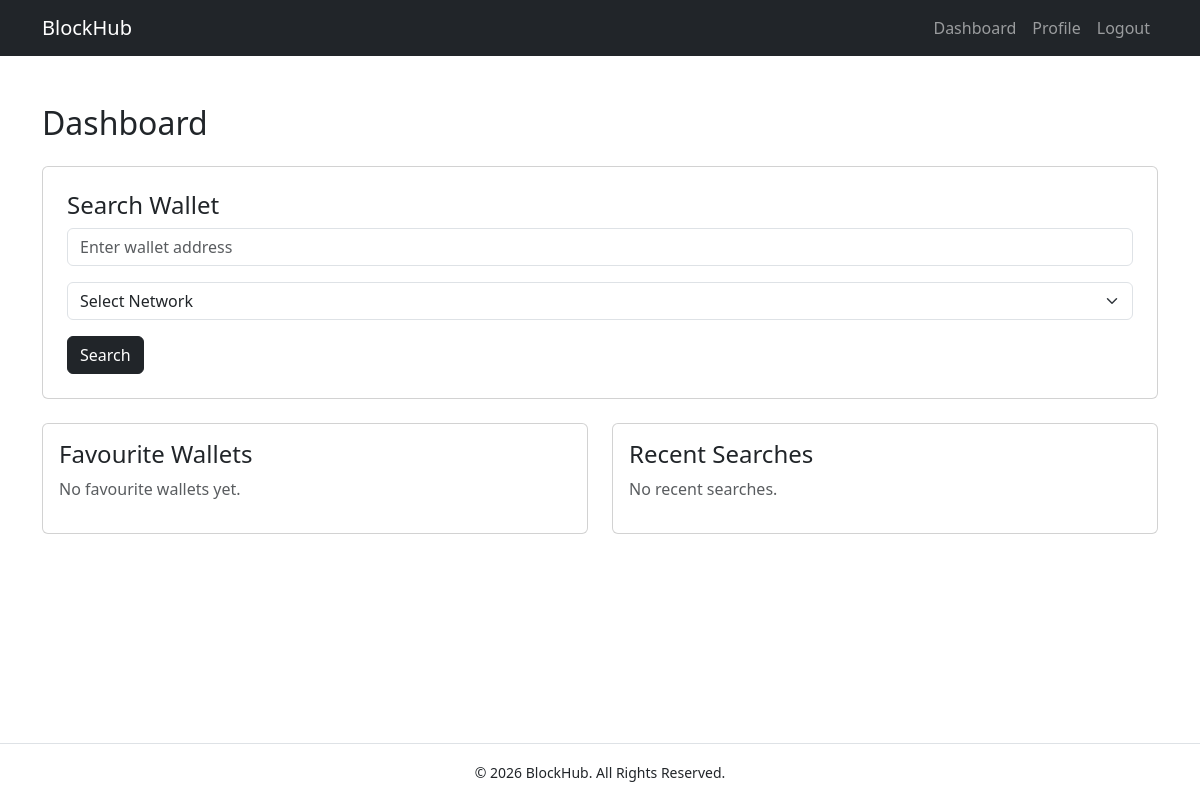
The page /dashboard (signed in) on the database as committed earlier.
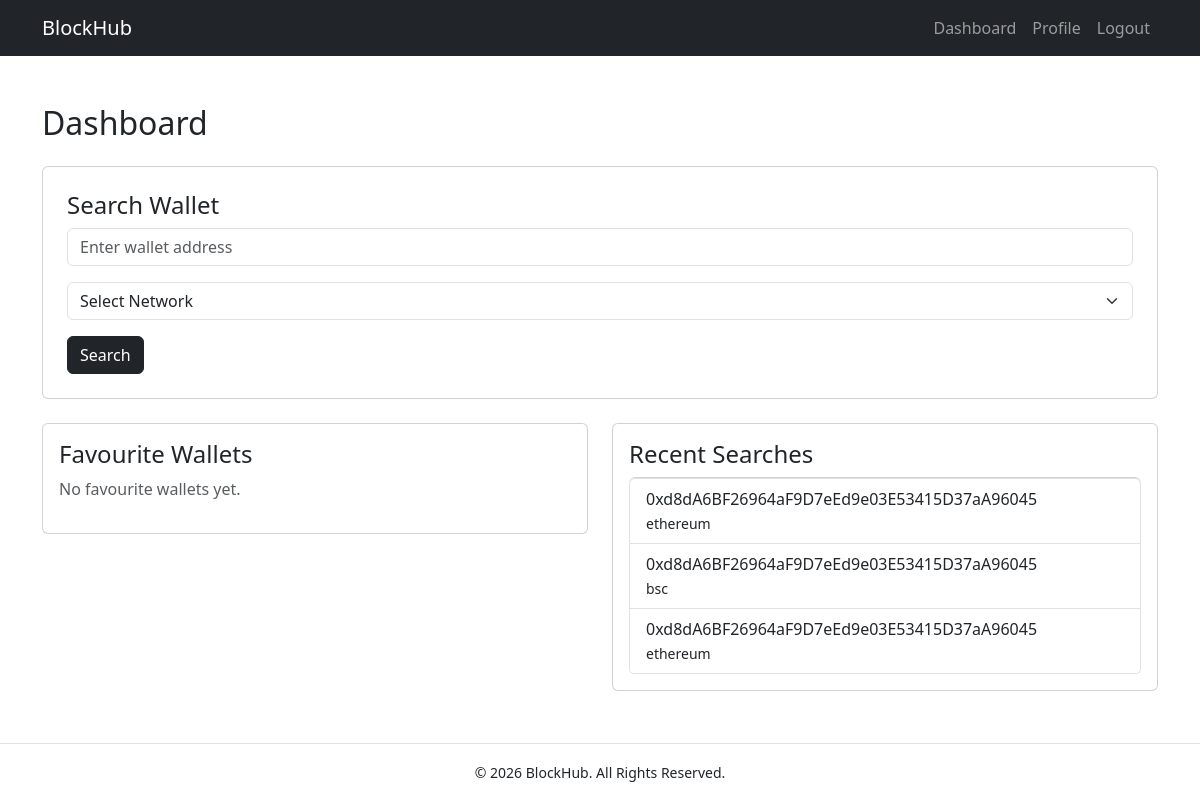
The same page on the database as committed later.
### tables this page shows
CREATE TABLE search_history (
    id INTEGER PRIMARY KEY AUTOINCREMENT,
    user_id INTEGER NOT NULL,
    wallet_address TEXT NOT NULL,
    network TEXT,
    searched_at TIMESTAMP DEFAULT CURRENT_TIMESTAMP,

    FOREIGN KEY (user_id) REFERENCES users(id)
);

### app.py (the view)
@app.route("/dashboard")
@login_required
def dashboard():
    conn = get_db_connection()
    favourites = conn.execute(
        """
        SELECT *
        FROM favourites
        WHERE user_id = ?
        ORDER BY added_at DESC
        LIMIT 5
        """,
        (session["user_id"],)
    ).fetchall()
    history = conn.execute(
        """
        SELECT *
        FROM search_history
        WHERE user_id = ?
        ORDER BY searched_at DESC
        LIMIT 5
        """,
        (session["user_id"],)
    ).fetchall()
    conn.close()
    return render_template(
        "dashboard.html",
        favourites=favourites,
        history=history
    )

### app.py (called while the page is built)
def get_db_connection():
    conn = sqlite3.connect(DATABASE)
    conn.row_factory = sqlite3.Row
    return conn

### helpers.py (called while the page is built)
def login_required(f):
    @wraps(f)
    def decorated_function(*args, **kwargs):
        if session.get("user_id") is None:
            return redirect("/login")
        return f(*args, **kwargs)
    return decorated_function

### templates/dashboard.html (shortened to what this page needs)
{% extends "layout.html" %} {% block title %} Dashboard {% endblock %} {% block
content %}
<h2 class="mb-4">Dashboard</h2>
<div class="card p-4 mb-4">
  <h4>Search Wallet</h4>
  <form action="/wallet" method="GET">
    <div class="mb-3">
      <input
        class="form-control"
        name="address"
        placeholder="Enter wallet address"
        required
      />
    </div>
    <div class="mb-3">
      <select class="form-select" name="network" required>
        <option value="">Select Network</option>
      </select>
    </div>
    <button class="btn btn-dark">Search</button>
  </form>
</div>
<div class="row">
  <div class="col-md-6">
    <div class="card p-3">
      <h4>Favourite Wallets</h4>
      {% if favourites %}
      <ul class="list-group">
        {% for wallet in favourites %}
        <li class="list-group-item">
          {{ wallet.wallet_address }}
          <br />
          <small>{{ wallet.network }}</small>
        </li>
        {% endfor %}
      </ul>
      {% else %}
      <p class="text-muted">No favourite wallets yet.</p>
      {% endif %}
    </div>
  </div>
  <div class="col-md-6">
    <div class="card p-3">
      <h4>Recent Searches</h4>
      {% if history %}
      <ul class="list-group">
        {% for search in history %}
        <li class="list-group-item">
          {{ search.wallet_address }}
          <br />
          <small>{{ search.network }}</small>
        </li>
        {% endfor %}
      </ul>
      {% else %}
      <p class="text-muted">No recent searches.</p>
      {% endif %}
    </div>
  </div>
</div>
{% endblock %}

### templates/layout.html (shortened to what this page needs)
<!doctype html>
<html lang="en">
  <head>
    <link
      href="https://cdn.jsdelivr.net/npm/bootstrap@5.3.7/dist/css/bootstrap.min.css"
      rel="stylesheet"
    />
    <link
      rel="stylesheet"
      href="{{ url_for('static', filename='css/style.css') }}"
    />
  </head>
  <body>
    <nav class="navbar navbar-expand-lg navbar-dark bg-dark">
      <div class="container">
        <a class="navbar-brand" href="/">BlockHub</a>
        <div class="collapse navbar-collapse" id="navbarNav">
          <ul class="navbar-nav ms-auto">
            {% if session.get("user_id") %}
            <li class="nav-item">
              <a class="nav-link" href="/dashboard">Dashboard</a>
            </li>
            <li class="nav-item">
              <a class="nav-link" href="/profile">Profile</a>
            </li>
            <li class="nav-item">
              <a class="nav-link" href="/logout">Logout</a>
            </li>
            {% endif %}
          </ul>
        </div>
      </div>
    </nav>
    <main class="container py-5">{% block content %} {% endblock %}</main>
    <footer class="text-center py-3 border-top">
      <small>&copy; 2026 BlockHub. All Rights Reserved.</small>
    </footer>
  </body>
</html>

### static/css/style.css (style rules this page uses)
body { min-height: 100vh; display: flex; flex-direction: column; }
main { flex: 1; }

Rows that differ between the two databases and show on the page:
added search_history: wallet_address "0xd8dA6BF26964aF9D7eEd9e03E53415D37aA96045", network "ethereum"
added search_history: wallet_address "0xd8dA6BF26964aF9D7eEd9e03E53415D37aA96045", network "bsc"
added search_history: wallet_address "0xd8dA6BF26964aF9D7eEd9e03E53415D37aA96045", network "ethereum"
Other text that changed with them:
text no longer shown: "No recent searches."
